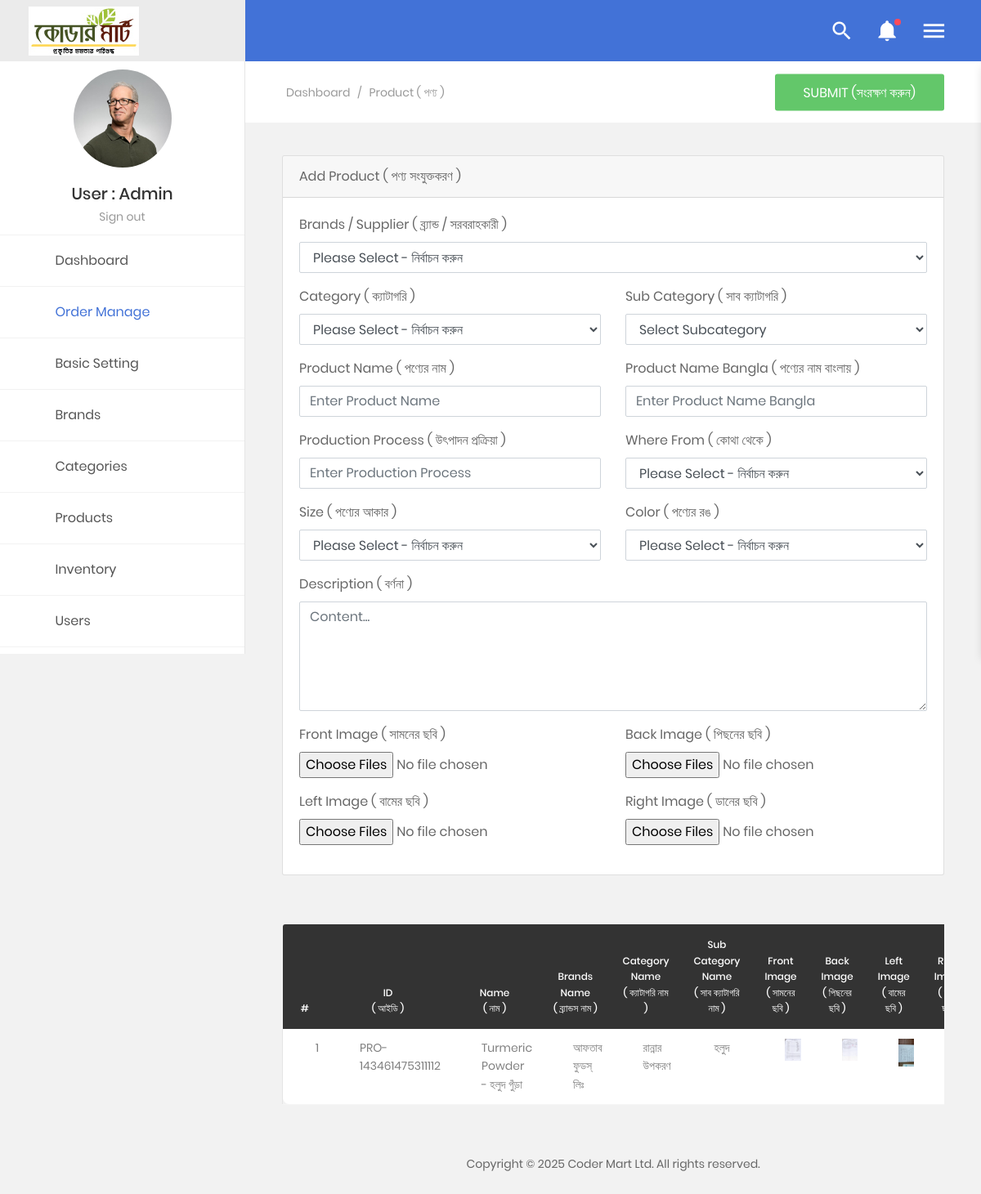
Page /admin/home/products.php (signed in) on the committed database.
### tables this page shows
CREATE TABLE `basic` (
  `id` int(11) NOT NULL,
  `compName` varchar(50) NOT NULL,
  `compName_en` varchar(50) DEFAULT NULL,
  `address` varchar(255) NOT NULL,
  `phone` varchar(25) NOT NULL,
  `office_phone` varchar(25) NOT NULL,
  `email` varchar(100) NOT NULL,
  `logo` varchar(255) NOT NULL,
  `currency` varchar(255) NOT NULL,
  `facebook` varchar(100) NOT NULL,
  `twitter` varchar(100) NOT NULL,
  `linkedin` varchar(100) NOT NULL,
  `delivery_method` varchar(255) NOT NULL,
  `messanger_group` varchar(150) NOT NULL,
  `whatapps_group` varchar(150) NOT NULL,
  `open_time` varchar(100) NOT NULL,
  `close_time` varchar(100) NOT NULL,
  `updationDate` timestamp NOT NULL DEFAULT current_timestamp()
);

CREATE TABLE `products` (
  `id` int(11) NOT NULL,
  `proCode` varchar(255) NOT NULL,
  `brSuId` int(11) NOT NULL,
  `catId` int(11) NOT NULL,
  `subCatId` int(11) NOT NULL,
  `productName` varchar(255) NOT NULL,
  `productName_bn` varchar(255) NOT NULL,
  `productionProcess` varchar(255) NOT NULL,
  `whereFrom` int(11) NOT NULL,
  `size` varchar(10) NOT NULL,
  `color` varchar(10) NOT NULL,
  `discription` longtext DEFAULT NULL,
  `frontImg` varchar(255) DEFAULT NULL,
  `backImg` varchar(255) DEFAULT NULL,
  `leftImg` varchar(255) DEFAULT NULL,
  `rightImg` varchar(255) DEFAULT NULL,
  `status` varchar(5) DEFAULT NULL,
  `postingDate` timestamp NULL DEFAULT current_timestamp()
);

CREATE TABLE `brands` (
  `id` int(11) NOT NULL,
  `brandsName` varchar(255) DEFAULT NULL,
  `brandsName_en` varchar(255) DEFAULT NULL,
  `brandsImage` varchar(255) NOT NULL,
  `postingDate` timestamp NOT NULL DEFAULT current_timestamp()
);

CREATE TABLE `category` (
  `id` int(11) NOT NULL,
  `catName` varchar(255) DEFAULT NULL,
  `catName_en` varchar(255) DEFAULT NULL,
  `catImage` varchar(256) DEFAULT NULL,
  `creationDate` timestamp NOT NULL DEFAULT current_timestamp()
);

CREATE TABLE `subcategory` (
  `id` int(11) NOT NULL,
  `catId` int(11) DEFAULT NULL,
  `subCatName` varchar(255) DEFAULT NULL,
  `subCatName_en` varchar(255) DEFAULT NULL,
  `creationDate` timestamp NOT NULL DEFAULT current_timestamp() ON UPDATE current_timestamp()
);

### admin/home/products.php (the view, shortened to what the rows shown need)
<?php
include('../include/config.php');
$product = ['brSuId' => '', 'catId' => '', 'subCatId'  => '', 'productName'  => '', 'productName_bn'  => '', 'productionProcess'  => '',
'whereFrom'  => '', 'size'  => '', 'color'  => '', 'description'  => '', 'frontImg'  => '', 'backImg'  => '', 'leftImg'  => '',
'rightImg'  => '', 'status' => ''];
?>
<!DOCTYPE html>
<html lang="en">
   <?php include('share/head.php');?>
   <body class="animsition">
      <div class="page-wrapper">
         <?php include('share/menu.php');?>
         <div class="page-container2">
            <div class="main-content">
               <div class="section__content section__content--p30">
                  <div class="container-fluid">
										<!--<?php
										var_dump($product);
										echo "</pre>"; ?>-->
					 <div class="row m-t-30">
                        <div class="col-md-12">
                           <div class="table-responsive m-b-40">
                              <table class="table table-borderless table-data3">
                                 <thead>
                                        <tr>
                                            <th>#</th>
											<th>ID<br>( আইডি )</th>
                                            <th>Name<br>( নাম )</th>
											<th>Brands Name<br>( ব্র্যান্ডস নাম )</th>
											<th>Category Name<br>( ক্যাটাগরি নাম )</th>
											<th>Sub Category Name <br>( সাব ক্যাটাগরি নাম )</th>
											<th>Front Image <br>( সামনের ছবি )</th>
											<th>Back Image <br>( পিছনের ছবি )</th>
											<th>Left Image <br>( বামের ছবি )</th>
											<th>Right Image <br>( ডানের ছবি )</th>
                                        </tr>
                                    </thead>
                                 <tbody>
								 <?php
                                        $query = $con->query("SELECT products.*, districts.id AS did, districts.name AS ename, districts.bn_name AS bname, category.id AS cid,
															category.catName AS catname, subcategory.id AS subcatid, subcategory.subCatName AS subcatname, subcategory.subCatName_en AS subcatnamen,
															brands.id AS brandsId, brands.brandsName AS brandsname, brands.brandsName_en AS brandsnamen, color.id as coid, color.colorName as coname,
															color.colorType as cotype, size.id as sizid, size.sizeName as sizname, size.sizeType as siztype FROM products
															JOIN category ON category.id = products.catId
															JOIN subcategory ON subcategory.id = products.subCatId
															JOIN brands ON brands.id = products.brSuId
															JOIN districts ON districts.id = products.whereFrom
															JOIN color ON color.colorType = products.color
															JOIN size ON size.sizeType = products.size ORDER BY id DESC");
                                        $cnt = 1;
                                        while ($row = $query->fetch_assoc()) {
                                        ?>
                                    <tr>
                                       <td><?php echo $cnt++; ?></td>
									   <td><?php echo htmlentities($row['proCode']); ?></td>
									   <td><?php echo htmlentities($row['productName']).' - '.htmlentities($row['productName_bn']); ?></td>
									   <td><?php echo htmlentities($row['brandsname']); ?></td>
									   <td><?php echo htmlentities($row['catname']); ?></td>
									   <td><?php echo htmlentities($row['subcatname']); ?></td>
									   <td><img src="../product/<?php echo $row['id']; ?>/<?php echo htmlentities($row['frontImg']); ?>" width="100" height="100"></td>
									   <td><img src="../product/<?php echo $row['id']; ?>/<?php echo htmlentities($row['backImg']); ?>" width="100" height="100"></td>
									   <td><img src="../product/<?php echo $row['id']; ?>/<?php echo htmlentities($row['leftImg']); ?>" width="100" height="100"></td>
									   <td><img src="../product/<?php echo $row['id']; ?>/<?php echo htmlentities($row['rightImg']); ?>" width="100" height="100"></td>
                                    </tr>
                                   <?php } ?>
                                 </tbody>
                              </table>
                           </div>
                        </div>
                     </div>
                  </div>
               </div>
            </div>
         </div>
      </div>
   </body>

### admin/home/share/menu.php (shortened to what the rows shown need)
 <aside class="menu-sidebar2">
  <div class="logo">
    <a href="index.php"> <?php
					$sql=mysqli_query($con,"select * from basic where id='1'");
					while($row=mysqli_fetch_array($sql))
					{	?> <img src="../logo/
				<?php echo $row['id'];?>/
				<?php echo $row['logo'];?>" alt="
				<?php if(isset($compName)){ echo $compName;}?>" /> <?php } ?> </a>
  </div>
</aside>

### rows in the picture
basic: logo (picture)
products: proCode "PRO-143461475311112", productName "Turmeric Powder", productName_bn "হলুদ গুঁড়া", brands.brandsName "আফতাব ফুডস্ লিঃ", category.catName "রান্নার উপকরণ", subcategory.subCatName "হলুদ", frontImg (picture), backImg (picture), leftImg (picture)

### other values in the picture
$user "Admin"
